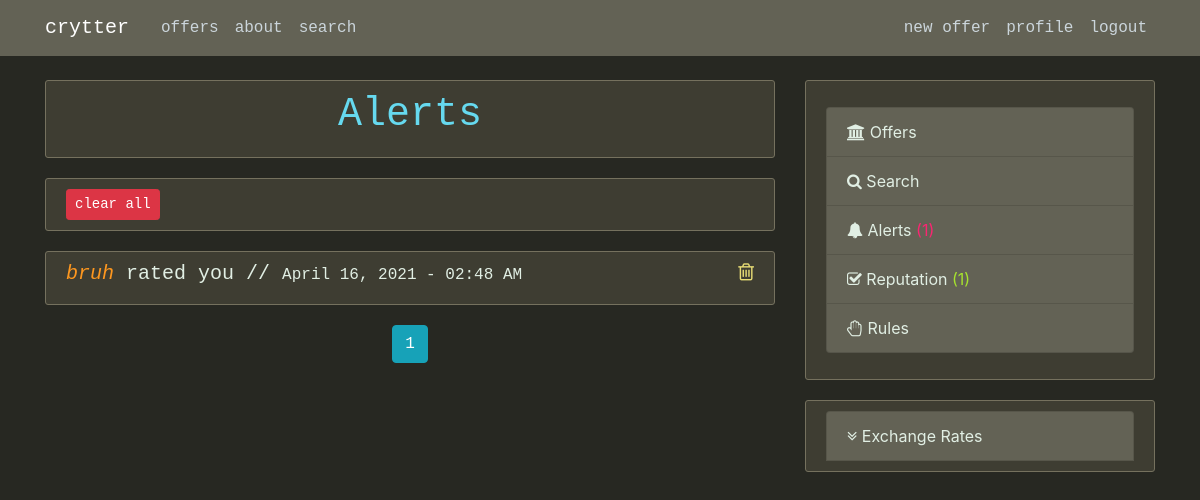
The app's page /alerts (signed in) with its own data.
### crytter/models.py (models this page shows, shortened)
class Alert(db.Model):
	id = db.Column(db.Integer, primary_key=True)
	type = db.Column(db.String(128), nullable=False)
	seen = db.Column(db.Boolean, nullable=False, default=False)
	date = db.Column(db.DateTime, nullable=False, default=datetime.utcnow)
	user_id = db.Column(db.Integer, db.ForeignKey('user.id'), nullable=False)
	from_user = db.Column(db.Integer, nullable=False, default=0)
	from_username = db.Column(db.String(32), nullable=False, default='')
	post_id = db.Column(db.Integer, nullable=False, default=0)
	post_title = db.Column(db.String(128), nullable=False, default='')

class User(db.Model, UserMixin):
	id = db.Column(db.Integer, primary_key=True)
	username = db.Column(db.String(32), unique=True, nullable=False)
	email = db.Column(db.String(256), unique=True, nullable=False)
	rating = db.Column(db.Integer, nullable=False, default=0)
	rateBar = db.Column(db.String, nullable=False, default='<a class="mr-1 btn btn-secondary btn-xs" >New User</a>')
	date_joined = db.Column(db.DateTime, nullable=False, default=datetime.utcnow)
	biography = db.Column(db.Text, nullable=False, default='')
	image_file = db.Column(db.String, nullable=False, default='default.jpg')
	password = db.Column(db.String(60), nullable=False)
	permission_level = db.Column(db.Integer, nullable=False, default=0)
	last_search = db.Column(db.String(128), nullable=False, default='')
	posts = db.relationship('Post', backref='author', lazy=True)
	comments = db.relationship('Comment', backref='author', lazy=True)
	badges = db.relationship('Badge', backref='bearer', lazy=True)
	alerts = db.relationship('Alert', backref='assoc_user', lazy=True)
	ratesOfOthers = db.relationship('Rating', backref='rater', foreign_keys=[Rating.rater_id], lazy=True)
	ratingsByOthers = db.relationship('Rating', backref='ratee', foreign_keys=[Rating.ratee_id], lazy=True)

### crytter/users/routes.py (the view)
@users.route('/alerts')
@login_required
def alerts():
	page = request.args.get('p', 1, type=int)
	alerts = Alert.query.filter_by(assoc_user=current_user).order_by(Alert.date.desc()).paginate(page=page, per_page=10)
	for alert in alerts.items:
		try:
			alert.from_username = User.query.get(alert.from_user).username
			if alert.type == 'comment':
				alert.post_title = Post.query.get(alert.post_id).title
		except AttributeError:
			db.session.delete(alert)
			db.session.commit()
	prerendered_template = render_template('alerts.html', title='alerts', alerts=alerts)
	for alert in alerts.items:
		alert.seen = True
	db.session.commit()
	return prerendered_template

### crytter/models.py (called while the page is built)
@login_manager.user_loader
def load_user(user_id):
	return User.query.get(int(user_id))

### crytter/templates/alerts.html (shortened to what this page needs)
{% extends 'layout.html' %}
{% block content %}
<div class="content-section">
<h1 class="blue"><center>Alerts</center></h1>
</div>
{% if alerts.items %}
<div class="content-section">
<button class='btn btn-danger btn-sm' data-toggle="modal" data-target="#clearAllModal">clear all</button>
</div>
{% for alert in alerts.items %}
<div class="content-section">
	<h5 {% if alert.seen %} style="color: #9f9f92;" {% endif %}><a class="orange notif" href="/user/{{alert.from_username}}" {% if alert.seen %} style="color: #9f9f92;" {% endif %}><i>{{ alert.from_username }}</i></a> {% if alert.type == 'comment' %}commented on your post <a class="green notif" href="/post/{{alert.post_id}}" {% if alert.seen %} style="color: #9f9f92;" {% endif %}>"{{ alert.post_title }}"</a>{% elif alert.type == 'rating' %}rated you{% endif %} // <small {% if alert.seen %} style="color: #9f9f92;" {% endif %}>{{ alert.date.strftime('%B %d, %Y - %I:%M %p') }}</small> <span style="float: right; cursor: pointer; color: #e6db74;" onclick="window.location.href = '{{ url_for('users.alert_settings', operation='clear-only', alert=alert.id) }}';" class="fa fa-trash-o"></span></h5>
</div>
{% endfor %}
{% else %}
<div class="content-section">
	<h3 class="yellow"><i>No Alerts..</i></h3>
</div>
{% endif %}
<center>
{% for page_num in alerts.iter_pages(left_edge=1, right_edge=1, left_current=1, right_current=2) %}
	{% if page_num %}
		{% if alerts.page == page_num %}
		<a class="btn btn-info mb-4" href="{{ url_for('users.alerts', p=page_num) }}">{{ page_num }}</a>
		{% else %}
		<a class="btn btn-outline-info mb-4" href="{{ url_for('users.alerts', p=page_num) }}">{{ page_num }}</a>
		{% endif %}
	{% else %}
		...
	{% endif %}
{% endfor %}
</center>
{% endblock content %}

### crytter/templates/layout.html (shortened to what this page needs)
<!DOCTYPE html>
<html lang="en">
<head>
    <link rel="stylesheet" href="https://stackpath.bootstrapcdn.com/bootstrap/4.5.0/css/bootstrap.min.css">
    <link rel="stylesheet" type="text/css" href="{{ url_for('static', filename='main.css') }}">
    <link href="https://maxcdn.bootstrapcdn.com/font-awesome/4.7.0/css/font-awesome.min.css" rel="stylesheet">
</head>
<body>
	<header class="site-header">
	  <nav class="navbar navbar-expand-md navbar-dark bg-steel fixed-top">
	    <div class="container">
	      <a class="navbar-brand mr-4" href="/">crytter</a>
	      <div class="collapse navbar-collapse" id="navbarToggle">
	        <div class="navbar-nav mr-auto">
	          <a class="nav-item nav-link" href="{{ url_for('main.home') }}">offers</a>
	          <a class="nav-item nav-link" href="{{ url_for('main.about') }}">about</a>
	          <a class="nav-item nav-link" href="{{ url_for('main.search') }}">search</a>
	        </div>
	        <div class="navbar-nav">
	        {% if current_user.is_authenticated %}
	        <a class="nav-item nav-link" href="{{ url_for('posts.new_post') }}">new offer</a>
	        <a class="nav-item nav-link" href="{{ url_for('users.userpage', username=current_user.username) }}">profile</a>
	        <a class="nav-item nav-link" href="{{ url_for('users.logout') }}">logout</a>
	        {% else %}
	          <a class="nav-item nav-link" href="{{ url_for('users.login') }}">login</a>
	          <a class="nav-item nav-link" href="{{ url_for('users.register') }}">register</a>
	        {% endif %}
	        </div>
	      </div>
	    </div>
	  </nav>
	</header>
	<main role="main" class="container">
	  <div class="row">
	    <div class="col-md-8">
	      {% block content %}{% endblock %}
	    </div>
	    <div class="col-md-4">
	      <div class="content-section">
	      	{% if current_user.is_authenticated %}
	        <p class='text-muted'>
	          <ul class="list-group">
	            <li class="list-group-item list-group-item-light"><a href="{{ url_for('main.home') }}"><span class="fa fa-bank"></span> Offers</a></li>
	            <li class="list-group-item list-group-item-light"><a href="{{ url_for('main.search') }}"><span class="fa fa-search"></span> Search</a></li>
	            <li class="list-group-item list-group-item-light"><a href="{{ url_for('users.alerts') }}"><span class="fa fa-bell"></span> Alerts {% if current_user.alerts|rejectattr("seen")|list %}<span style="color: #f92672;"></span>{% endif %}</a></li>
	            <li class="list-group-item list-group-item-light"><a href="{{ url_for('users.ratings', username=current_user.username) }}"><span class="fa fa-check-square-o"></span> Reputation <span class="{{ 'red' if current_user.rating < 0 else 'green'}}">({{ current_user.rating }})</span></li></a>
	            <li class="list-group-item list-group-item-light"><a href="{{ url_for('main.help', topic='rules') }}"><span class="fa fa-hand-paper-o"></span> Rules</a></li>
	          </ul>
	        </p>
	        {% endif %}
	      </div>
		      <div class="row-md-4">
			      <div class="content-section">
			          <ul class="list-group">
			          	<li class="list-group-item list-group-item-light"><a data-toggle="collapse" href="#currencyList" role="button" aria-expanded="false" aria-controls="currencyList" onclick="e = document.getElementById('down-arrow'); if(getCookie('currencyDropdown') == 'true'){e.classList.remove('fa-angle-double-up'); e.classList.add('fa-angle-double-down'); setCookie('currencyDropdown', false, 3650);}else{e.classList.remove('fa-angle-double-down'); e.classList.add('fa-angle-double-up'); setCookie('currencyDropdown', true, 3650);}"><span id="down-arrow" class="fa fa-angle-double-down"></span> Exchange Rates</a></li>
			          </ul>
		     	 </div>
		    </div>
	    </div>
	  </div>
	</main>
</body>
</html>

### crytter/static/main.css (style rules this page uses)
body { background: #272822; color: #ffffff; margin-top: 5rem; word-break: break-word; }
h1, h2, h3, h4, h5, h6 { color: #e1efe4; font-family: menlo, consolas, monospace; }
.orange { color: #fd971f; }
.green { color: #a6e22e; }
.notif { text-decoration: none!important; padding-left: 0px; padding-right: 0px; }
.list-group-item-light { background-color: #636255; color: #e1efe4; }
.btn { font-family: menlo, consolas, monospace; }
.bg-steel { background-color: #636255; font-family: menlo, consolas, monospace; }
.blue { color: #66d9ef; }
.text-muted { color: #e6db74!important; }
a { color: inherit; text-decoration: inherit; }
.site-header .navbar-nav .nav-link { color: #cbd5db; }
.content-section { background: #3e3d32; color: #e1efe4; padding: 10px 20px; border: 1px solid #75715e; border-radius: 3px; margin-bottom: 20px; }

### records on screen
Alert: from_username "bruh", type "rated you", date "April 16, 2021 - 02:48 AM"
User: rating "1"

### other values on screen
{{ page_num }} "1"
